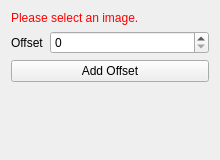
<?xml version="1.0" encoding="UTF-8"?>
<ui version="4.0">
 <class>AwesomeViewControls</class>
 <widget class="QWidget" name="AwesomeViewControls">
  <property name="geometry">
   <rect>
    <x>0</x>
    <y>0</y>
    <width>220</width>
    <height>160</height>
   </rect>
  </property>
  <property name="windowTitle">
   <string>Awesome View</string>
  </property>
  <layout class="QVBoxLayout" name="verticalLayout">
   <item>
    <widget class="QLabel" name="selectImageLabel">
     <property name="styleSheet">
      <string notr="true">QLabel { color: rgb(255, 0, 0) }</string>
     </property>
     <property name="text">
      <string>Please select an image.</string>
     </property>
    </widget>
   </item>
   <item>
    <widget class="QWidget" name="widget" native="true">
     <layout class="QHBoxLayout" name="horizontalLayout">
      <property name="margin">
       <number>0</number>
      </property>
      <item>
       <widget class="QLabel" name="label">
        <property name="text">
         <string>Offset</string>
        </property>
       </widget>
      </item>
      <item>
       <widget class="QSpinBox" name="offsetSpinBox">
        <property name="sizePolicy">
         <sizepolicy hsizetype="Expanding" vsizetype="Fixed">
          <horstretch>0</horstretch>
          <verstretch>0</verstretch>
         </sizepolicy>
        </property>
        <property name="maximum">
         <number>9999</number>
        </property>
       </widget>
      </item>
     </layout>
    </widget>
   </item>
   <item>
    <widget class="QPushButton" name="processImageButton">
     <property name="toolTip">
      <string>Process selected image</string>
     </property>
     <property name="text">
      <string>Add Offset</string>
     </property>
    </widget>
   </item>
   <item>
    <spacer name="spacer">
     <property name="orientation">
      <enum>Qt::Vertical</enum>
     </property>
     <property name="sizeType">
      <enum>QSizePolicy::Expanding</enum>
     </property>
     <property name="sizeHint" stdset="0">
      <size>
       <width>20</width>
       <height>220</height>
      </size>
     </property>
    </spacer>
   </item>
  </layout>
 </widget>
 <layoutdefault spacing="6" margin="11"/>
 <resources/>
 <connections/>
</ui>
